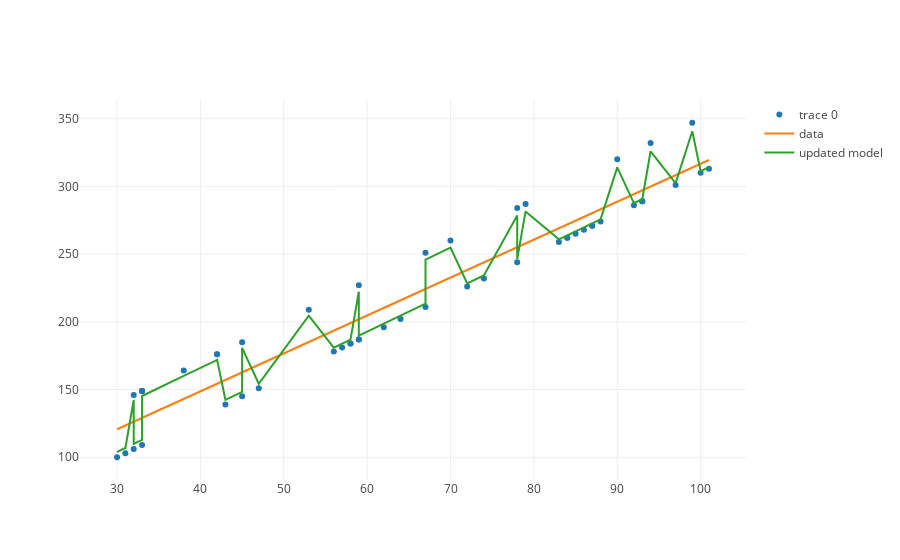

The cell this chart's notebook holds for it:
### Code cell
from graph import plot, trace_values, build_layout
trace_1 = dict(x = temps, y =  customers, mode = 'markers') 
input_temps = list(map(lambda temp: [temp], temps))
updated_model_trace = trace_values(temps, updated_predictions, mode = 'lines', name = 'updated model')
plot([trace_1, model_trace, updated_model_trace])
